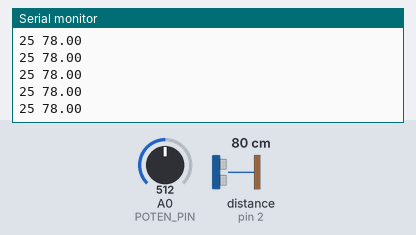
Recording of a sketch running on a simulated Arduino Uno, built with avr-gcc and run on an emulated ATmega328P. Parts: the last lines printed to the serial monitor. Wiring (inferred from the names in the program): ultrasonic range finder: trigger pin 3; echo pin 2. Inputs (shaded band) come from the test bench; at power-on: A0 (POTEN_PIN) = 512, distance to the obstacle (sensor on pin 2) 80 cm. The echo pulse lasts 58.3 µs per cm.

Above: at 2.7 s.
2.8 s: A0 (POTEN_PIN) set to 822
At 3.7 s:
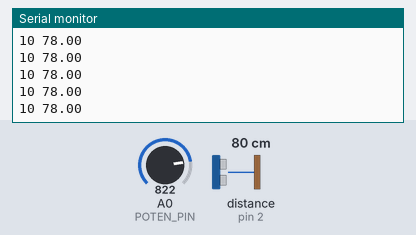
4.3 s: A0 (POTEN_PIN) set to 853
At 5.1 s:
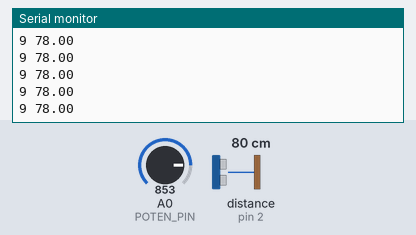
Timing chart, 0 to 7.3 s (numbered marks = the images above; inputs shaded):
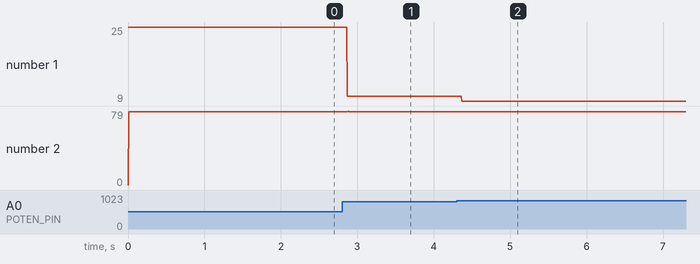

The sketch:

Arduino_Server.ino
```cpp
const int POTEN_PIN = A0;
const int TRIG_PIN = 3;
const int ECHO_PIN = 2;

int potenValue = 0;
int previousPotenValue = potenValue;

int dist = 0;
long t = 0;
float vel = 0.034;

void setup() {
  // put your setup code here, to run once:
  Serial.begin(9600);

  pinMode(POTEN_PIN, INPUT);
  pinMode(TRIG_PIN, OUTPUT);
  pinMode(ECHO_PIN, INPUT);
}

void loop() {
  // put your main code here, to run repeatedly:
  potenValue = map(analogRead(POTEN_PIN), 0, 1023, 50, 0);

  if (potenValue != previousPotenValue) {
    sendMessage(potenValue, dist);
    previousPotenValue = potenValue;
  }

  digitalWrite(TRIG_PIN, LOW);
  delayMicroseconds(2);

  digitalWrite(TRIG_PIN, HIGH);
  delayMicroseconds(10);
  digitalWrite(TRIG_PIN, LOW);


  t = pulseIn(ECHO_PIN, HIGH);
  dist = vel * (t / 2);

  if (dist > 50) {
    sendMessage(potenValue, dist);
  }
}

void sendMessage(int potenValue, float dist) {
  Serial.print(potenValue);
  Serial.print(" ");
  Serial.print(dist);
  Serial.println();
}
```

Measured:
- after the input at 2.8 s, the serial monitor: prints a new line after 0.07 s (image 1)
- after the input at 4.3 s, the serial monitor: prints a new line after 0.07 s (image 2)
- plotted number 1: 25 → 10 after the input at 2.8 s, 10 → 9 after the input at 4.3 s
